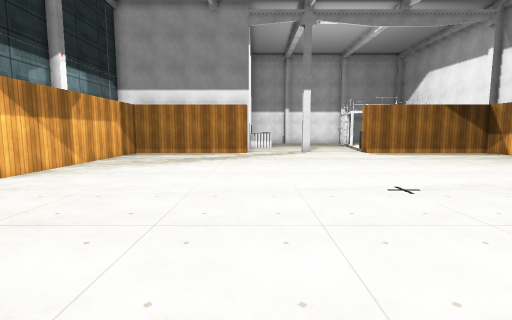
View 1 (above)

16 first-person views from a walk through a Unity game level. The camera is 1.4 m above the floor, tilts 6° down and sees 85° across. The floor is counted in squares, 1 m on a side. Each view is taken from the middle of a square. On the plan, view 1 faces up. The plan holds only what a view shows up to about 14 squares ahead; the rest is blank. The player character is not drawn. Some surface patterns are stand-ins.

View 2
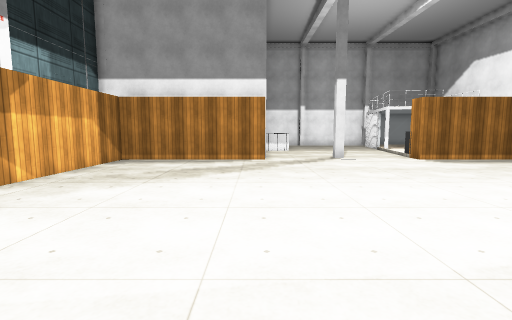

View 3
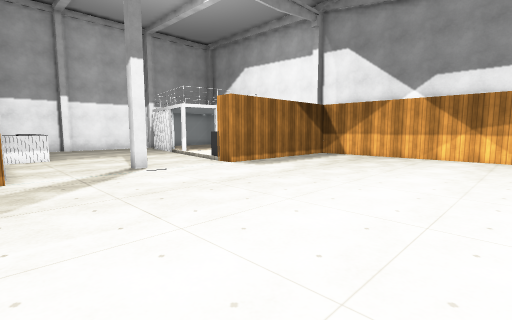

View 4
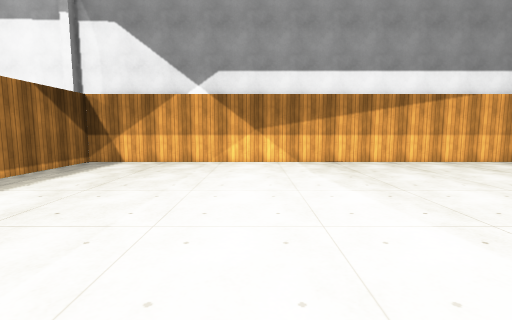

View 5
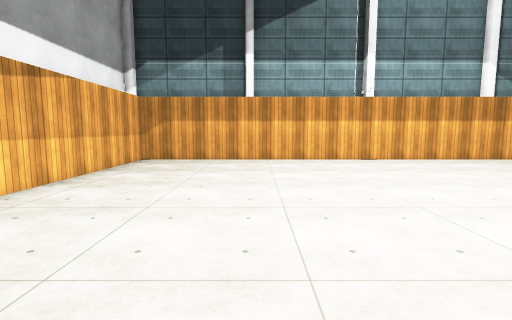

View 6
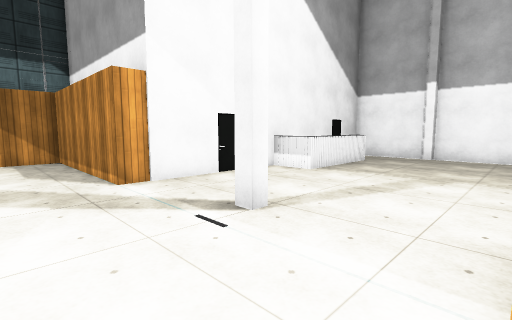

View 7
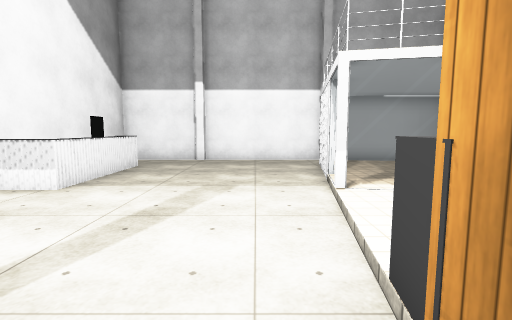

View 8
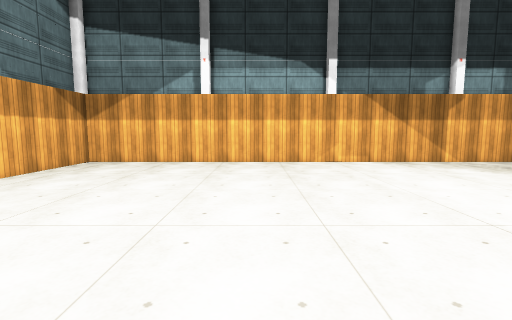

View 9
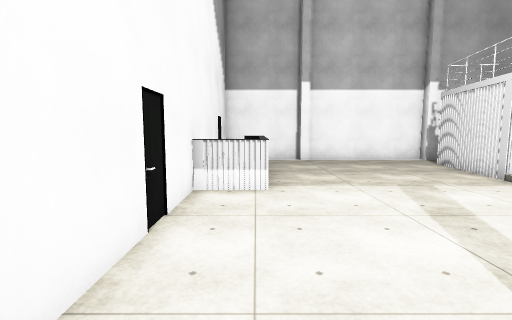

View 10
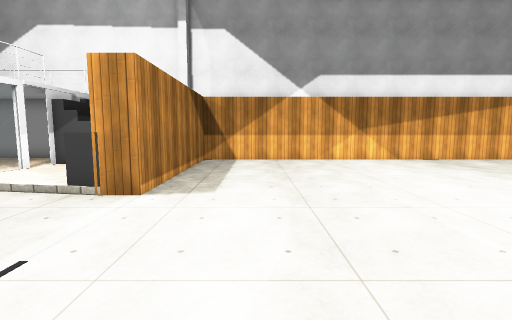

View 11
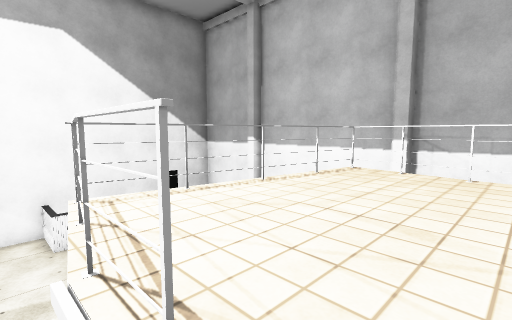

View 12
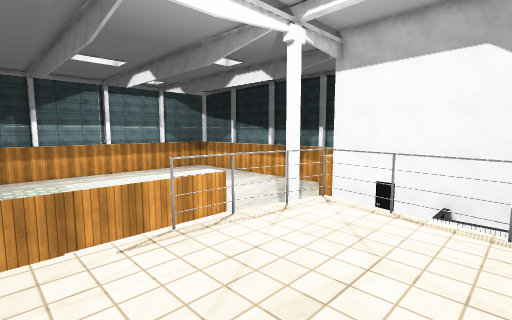

View 13
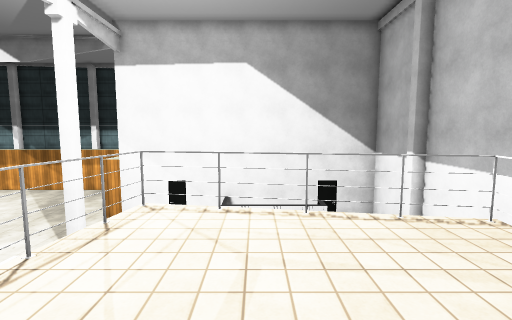

View 14
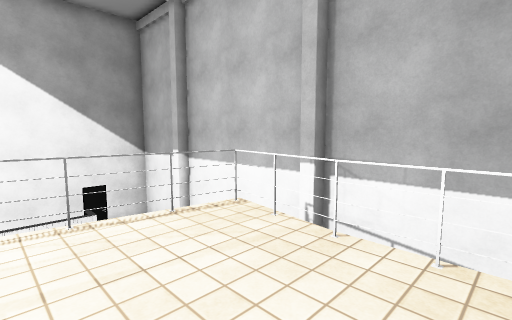

View 15
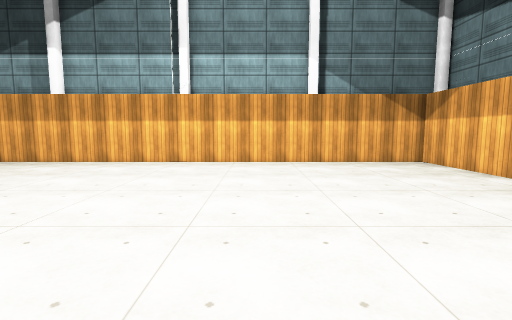

View 16
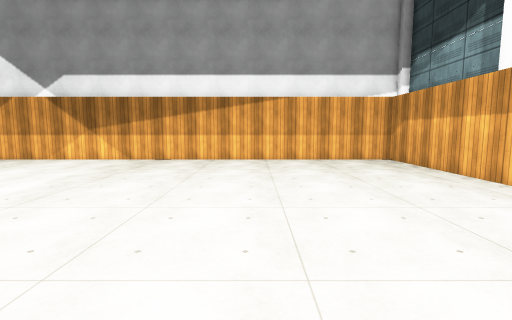

### Floor plan
Key: @ floor where view 1 was taken; # wall or solid block; . main floor; : floor 0.25 m higher than the main floor; + floor 3 m higher than the main floor; / step, stairs or slope; = window, fence, low wall or low ledge; ^ raised ledge; v drop or lower ground.
Columns run from 8 left of view 1 to 15 right of it. Each row starts with its distance up from view 1.
 31        ###########
 30        # ........#
 29        # ........###
 28        # ^.......#+###
 27        # ^......#+++++
 26        # ^......v+++++#
 25        # ^......v+++++#
 24        #=^......=+++++#
 23        #........==++++
 22        #........::#=//
 21        #........:::v/
 20        #......./::
 19        #.......^
 18 ########.......#########
 17 #......................#
 16 #......................#
 15 #......................#
 14 #......................#
 13 #......................#
 12 #......................#
 11 #......................#
 10 #......................#
  9 #......................#
  8 #......................#
  7 #......................#
  6 #......................#
  5 #......................#
  4 #......................#
  3 #......................#
  2 #......................#
  1 #......................#
  0 #.......@..............#
 -1 #......................#
 -2 #......................#
 -3 #......................#
 -4 #......................#
 -5 ########### ############

Where each view was taken, in squares from view 1:
view 1: 0 up, 0 right, facing up
view 2: 4 up, 1 left, facing up
view 3: 8 up, 1 left, facing up-right
view 4: 10 up, 2 right, facing right
view 5: 9 up, 9 right, facing down
view 6: 15 up, 7 right, facing up-left
view 7: 17 up, 6 right, facing up
view 8: 3 up, 5 right, facing left
view 9: 17 up, 1 right, facing up
view 10: 15 up, 1 right, facing right
view 11: 22 up, 12 right, facing up-left
view 12: 26 up, 13 right, facing down-left
view 13: 25 up, 13 right, facing left
view 14: 25 up, 13 right, facing up-left
view 15: 8 up, 0 right, facing down
view 16: 2 up, 1 right, facing right
